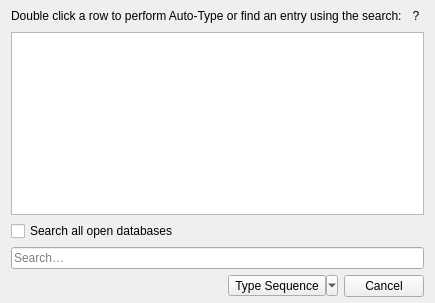
<?xml version="1.0" encoding="UTF-8"?>
<ui version="4.0">
 <class>AutoTypeSelectDialog</class>
 <widget class="QDialog" name="AutoTypeSelectDialog">
  <property name="geometry">
   <rect>
    <x>0</x>
    <y>0</y>
    <width>418</width>
    <height>303</height>
   </rect>
  </property>
  <property name="windowTitle">
   <string>Auto-Type - KeePassXC</string>
  </property>
  <layout class="QVBoxLayout" name="verticalLayout">
   <property name="topMargin">
    <number>6</number>
   </property>
   <property name="bottomMargin">
    <number>6</number>
   </property>
   <item>
    <layout class="QHBoxLayout" name="horizontalLayout_3">
     <item>
      <widget class="QLabel" name="label">
       <property name="text">
        <string>Double click a row to perform Auto-Type or find an entry using the search:</string>
       </property>
      </widget>
     </item>
     <item>
      <spacer name="horizontalSpacer_3">
       <property name="orientation">
        <enum>Qt::Horizontal</enum>
       </property>
       <property name="sizeHint" stdset="0">
        <size>
         <width>40</width>
         <height>20</height>
        </size>
       </property>
      </spacer>
     </item>
     <item>
      <widget class="QToolButton" name="helpButton">
       <property name="cursor">
        <cursorShape>PointingHandCursor</cursorShape>
       </property>
       <property name="focusPolicy">
        <enum>Qt::NoFocus</enum>
       </property>
       <property name="toolTip">
        <string>&lt;p&gt;The following shortcuts are available:&lt;br/&gt;
Ctrl+F - Focus search&lt;br/&gt;
Ctrl+1 - Type username&lt;br/&gt;
Ctrl+2 - Type password&lt;br/&gt;
Ctrl+3 - Type TOTP&lt;br/&gt;
Ctrl+4 - Type URL&lt;br/&gt;
Ctrl+5 - Use Virtual Keyboard (Windows Only)&lt;br/&gt;
Ctrl+Shift+1 - Copy username&lt;br/&gt;
Ctrl+Shift+2 - Copy password&lt;br/&gt;
Ctrl+Shift+3 - Copy TOTP&lt;br/&gt;
Ctrl+Shift+4 - Copy URL&lt;br/&gt;
&lt;/p&gt;</string>
       </property>
       <property name="styleSheet">
        <string notr="true">QToolButton {
	border: none;
	background: none;
}</string>
       </property>
       <property name="text">
        <string notr="true">?</string>
       </property>
      </widget>
     </item>
    </layout>
   </item>
   <item>
    <widget class="AutoTypeMatchView" name="view">
     <property name="sizePolicy">
      <sizepolicy hsizetype="Expanding" vsizetype="MinimumExpanding">
       <horstretch>0</horstretch>
       <verstretch>0</verstretch>
      </sizepolicy>
     </property>
     <property name="minimumSize">
      <size>
       <width>0</width>
       <height>175</height>
      </size>
     </property>
     <property name="cursor" stdset="0">
      <cursorShape>PointingHandCursor</cursorShape>
     </property>
     <property name="tabKeyNavigation">
      <bool>false</bool>
     </property>
     <property name="showDropIndicator" stdset="0">
      <bool>false</bool>
     </property>
     <property name="alternatingRowColors">
      <bool>true</bool>
     </property>
     <property name="selectionMode">
      <enum>QAbstractItemView::SingleSelection</enum>
     </property>
     <property name="selectionBehavior">
      <enum>QAbstractItemView::SelectRows</enum>
     </property>
     <property name="sortingEnabled">
      <bool>true</bool>
     </property>
     <attribute name="horizontalHeaderShowSortIndicator" stdset="0">
      <bool>true</bool>
     </attribute>
     <attribute name="horizontalHeaderStretchLastSection">
      <bool>true</bool>
     </attribute>
     <attribute name="verticalHeaderVisible">
      <bool>false</bool>
     </attribute>
    </widget>
   </item>
   <item>
    <widget class="QWidget" name="buttonBox_2" native="true">
     <layout class="QHBoxLayout" name="horizontalLayout_2">
      <property name="spacing">
       <number>10</number>
      </property>
      <property name="leftMargin">
       <number>0</number>
      </property>
      <property name="topMargin">
       <number>0</number>
      </property>
      <property name="rightMargin">
       <number>0</number>
      </property>
      <property name="bottomMargin">
       <number>0</number>
      </property>
      <item>
       <widget class="QCheckBox" name="searchCheckBox">
        <property name="text">
         <string>Search all open databases</string>
        </property>
       </widget>
      </item>
      <item>
       <spacer name="horizontalSpacer">
        <property name="orientation">
         <enum>Qt::Horizontal</enum>
        </property>
        <property name="sizeHint" stdset="0">
         <size>
          <width>40</width>
          <height>20</height>
         </size>
        </property>
       </spacer>
      </item>
     </layout>
    </widget>
   </item>
   <item>
    <widget class="QLineEdit" name="search">
     <property name="sizePolicy">
      <sizepolicy hsizetype="MinimumExpanding" vsizetype="Fixed">
       <horstretch>0</horstretch>
       <verstretch>0</verstretch>
      </sizepolicy>
     </property>
     <property name="minimumSize">
      <size>
       <width>400</width>
       <height>0</height>
      </size>
     </property>
     <property name="toolTip">
      <string>You can use advanced search queries to find any entry in your open databases.</string>
     </property>
     <property name="placeholderText">
      <string>Search…</string>
     </property>
     <property name="clearButtonEnabled">
      <bool>true</bool>
     </property>
    </widget>
   </item>
   <item>
    <layout class="QHBoxLayout" name="horizontalLayout">
     <item>
      <spacer name="horizontalSpacer_2">
       <property name="orientation">
        <enum>Qt::Horizontal</enum>
       </property>
       <property name="sizeHint" stdset="0">
        <size>
         <width>40</width>
         <height>20</height>
        </size>
       </property>
      </spacer>
     </item>
     <item>
      <widget class="QToolButton" name="action">
       <property name="text">
        <string>Type Sequence</string>
       </property>
       <property name="popupMode">
        <enum>QToolButton::MenuButtonPopup</enum>
       </property>
      </widget>
     </item>
     <item>
      <widget class="QPushButton" name="cancelButton">
       <property name="text">
        <string>Cancel</string>
       </property>
       <property name="autoDefault">
        <bool>false</bool>
       </property>
      </widget>
     </item>
    </layout>
   </item>
  </layout>
 </widget>
 <customwidgets>
  <customwidget>
   <class>AutoTypeMatchView</class>
   <extends>QTableView</extends>
   <header>autotype/AutoTypeMatchView.h</header>
  </customwidget>
 </customwidgets>
 <tabstops>
  <tabstop>view</tabstop>
  <tabstop>searchCheckBox</tabstop>
  <tabstop>search</tabstop>
 </tabstops>
 <resources>
  <include location="../../share/icons/icons.qrc"/>
 </resources>
 <connections/>
</ui>
